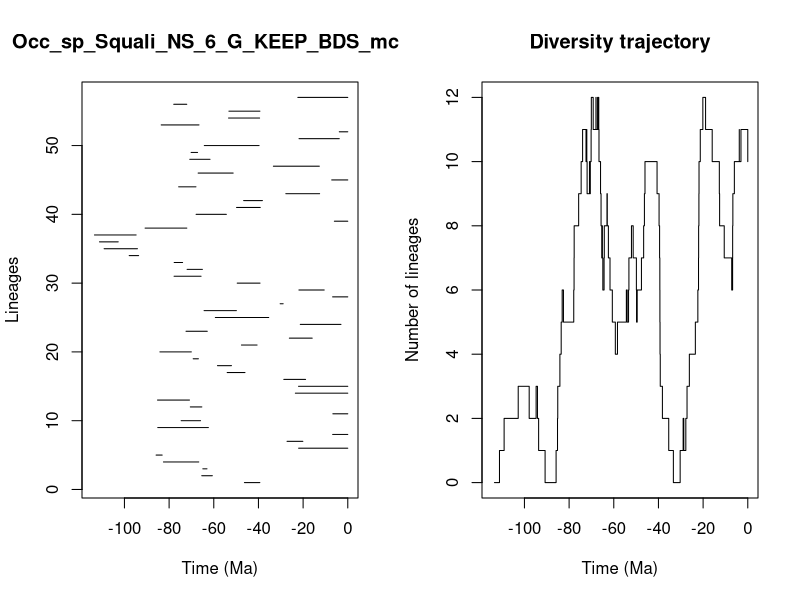

Generate this figure with R:


pdf(file='../Results/Species_NS/5_MA_bins_EXT_EP_FT/pyrate_mcmc_logs/Occ_sp_Squali_NS_6_G_KEEP_BDS_mcmc_LTT.pdf',width=0.6*20, height=0.6*10)
title = "Occ_sp_Squali_NS_6_G_KEEP_BDS_mcmc"
ts=c(46.27905230437605, 65.37879424518027,64.90099607047728,82.53133305698039,85.82569554817047,22.007184203012116,27.197584288265617,6.774960701672513,85.08278568124723,74.60559317310184,6.681641182089028,70.5021086819002,85.19159396685374,23.47128657727972,22.055425893321846,28.6450255608421,54.00075379413578,58.342967405792976,69.2173929917317,84.12366310796202,47.61156457528609,26.159715374714104,72.4259722800028,21.268669225437176,59.3029326435765,64.33987392737333,30.277705316453652,6.791355858068343,21.88085775104654,49.50879215798589,77.77792481575658,71.94001662069645,77.7333180554523,97.87366999395124,109.09881648937612,111.17502757569616,113.42435100170574,90.7509124340269,6.008718703674962,67.91444956040789,49.804668482732524,46.6272667457185,27.73924661424325,75.7264874222492,7.196591836744055,67.00342797809479,33.31461602992355,70.74640360204427,70.1461718390708,64.24733216020483,21.82931904920464,3.8047718947928346,83.54562380270444,53.38696314951614,53.22178185358394,77.9244203205778,22.356220126322345)
te=c(39.37348899420499, 60.64944567230799,63.04714067278551,66.72220908473813,83.10532805446931,0.0,20.118606486282406,0.0,62.412985429604845,65.92604064252707,0.0,65.34592427063404,70.88155616818852,0.0,0.0,18.898447277066623,46.02380423692918,52.078843904265085,66.88533237152691,70.05201855901517,40.61991079762318,15.927876781629676,62.901747606319425,3.0521727449800946,35.39461571483469,49.875385204846026,28.9395195042031,0.0,10.541490006230942,39.28718424673265,65.69360562394786,65.09697265977157,73.96266608351827,93.64730390681682,94.16535320228219,102.78552431271116,94.77057016668952,72.06954956922738,0.0,54.36631468908256,39.18628151945902,38.225738340584044,12.612437544302553,67.9836131867493,0.0,51.30877262459286,12.736119920755657,61.685274557041254,67.25792324064541,39.71856092304357,3.8099299449132538,0.0,66.61969511488665,39.48439513441558,39.34347778005589,72.0964976207183,0.0)
div_traj=c(0, 1,2,3,2,3,2,1,0,1,2,3,4,5,6,5,6,7,8,9,10,11,10,11,10,9,10,9,10,11,12,11,12,11,12,11,12,11,10,9,8,7,8,7,6,7,8,9,8,7,6,5,4,5,6,5,6,7,8,7,6,5,6,7,8,9,10,9,8,7,6,5,4,3,2,1,0,1,2,1,2,3,4,5,6,7,8,9,10,11,12,11,10,9,8,7,6,7,8,9,10,11,10,11,10)
time_events=c(113.42435100170574, 111.17502757569616,109.09881648937612,102.78552431271116,97.87366999395124,94.77057016668952,94.16535320228219,93.64730390681682,90.7509124340269,85.82569554817047,85.19159396685374,85.08278568124723,84.12366310796202,83.54562380270444,83.10532805446931,82.53133305698039,77.9244203205778,77.77792481575658,77.7333180554523,75.7264874222492,74.60559317310184,73.96266608351827,72.4259722800028,72.0964976207183,72.06954956922738,71.94001662069645,70.88155616818852,70.74640360204427,70.5021086819002,70.1461718390708,70.05201855901517,69.2173929917317,67.9836131867493,67.91444956040789,67.25792324064541,67.00342797809479,66.88533237152691,66.72220908473813,66.61969511488665,65.92604064252707,65.69360562394786,65.37879424518027,65.34592427063404,65.09697265977157,64.90099607047728,64.33987392737333,64.24733216020483,63.04714067278551,62.901747606319425,62.412985429604845,61.685274557041254,60.64944567230799,59.3029326435765,58.342967405792976,54.36631468908256,54.00075379413578,53.38696314951614,53.22178185358394,52.078843904265085,51.30877262459286,49.875385204846026,49.804668482732524,49.50879215798589,47.61156457528609,46.6272667457185,46.27905230437605,46.02380423692918,40.61991079762318,39.71856092304357,39.48439513441558,39.37348899420499,39.34347778005589,39.28718424673265,39.18628151945902,38.225738340584044,35.39461571483469,33.31461602992355,30.277705316453652,28.9395195042031,28.6450255608421,27.73924661424325,27.197584288265617,26.159715374714104,23.47128657727972,22.356220126322345,22.055425893321846,22.007184203012116,21.88085775104654,21.82931904920464,21.268669225437176,20.118606486282406,18.898447277066623,15.927876781629676,12.736119920755657,12.612437544302553,10.541490006230942,7.196591836744055,6.791355858068343,6.774960701672513,6.681641182089028,6.008718703674962,3.8099299449132538,3.8047718947928346,3.0521727449800946,0.0)
                par(mfrow=c(1,2))
                L = length(ts)
                plot(ts, 1:L , xlim=c(-max(ts)-1,0), pch=20, type="n", main=title,xlab="Time (Ma)",ylab="Lineages")
                for (i in 1:L){segments(x0=-te[i],y0=i,x1=-ts[i],y1=i)}    
                t = -time_events
                plot(div_traj ~ t,type="s", main = "Diversity trajectory",xlab="Time (Ma)",ylab="Number of lineages",xlim=c(-max(ts)-1,0))
                abline(v=c(65,200,251,367,445),lty=2,col="gray")
                
